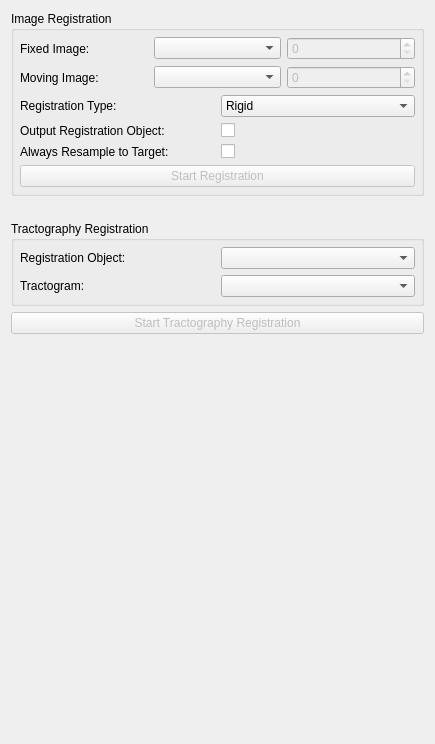
<?xml version="1.0" encoding="UTF-8"?>
<ui version="4.0">
 <class>QmitkSimpleRegistrationViewControls</class>
 <widget class="QWidget" name="QmitkSimpleRegistrationViewControls">
  <property name="geometry">
   <rect>
    <x>0</x>
    <y>0</y>
    <width>435</width>
    <height>744</height>
   </rect>
  </property>
  <property name="windowTitle">
   <string>Form</string>
  </property>
  <layout class="QGridLayout" name="gridLayout_2">
   <property name="verticalSpacing">
    <number>25</number>
   </property>
   <item row="13" column="0">
    <spacer name="verticalSpacer">
     <property name="orientation">
      <enum>Qt::Vertical</enum>
     </property>
     <property name="sizeHint" stdset="0">
      <size>
       <width>20</width>
       <height>40</height>
      </size>
     </property>
    </spacer>
   </item>
   <item row="3" column="0">
    <widget class="QGroupBox" name="groupBox_2">
     <property name="title">
      <string>Image Registration</string>
     </property>
     <layout class="QGridLayout" name="gridLayout_6">
      <property name="leftMargin">
       <number>6</number>
      </property>
      <property name="topMargin">
       <number>6</number>
      </property>
      <property name="rightMargin">
       <number>6</number>
      </property>
      <property name="bottomMargin">
       <number>6</number>
      </property>
      <item row="2" column="0">
       <widget class="QPushButton" name="m_RegistrationStartButton">
        <property name="enabled">
         <bool>false</bool>
        </property>
        <property name="toolTip">
         <string/>
        </property>
        <property name="text">
         <string>Start Registration</string>
        </property>
       </widget>
      </item>
      <item row="1" column="0">
       <widget class="QFrame" name="frame_2">
        <property name="frameShape">
         <enum>QFrame::NoFrame</enum>
        </property>
        <property name="frameShadow">
         <enum>QFrame::Raised</enum>
        </property>
        <layout class="QGridLayout" name="gridLayout_3">
         <property name="leftMargin">
          <number>0</number>
         </property>
         <property name="topMargin">
          <number>0</number>
         </property>
         <property name="rightMargin">
          <number>0</number>
         </property>
         <property name="bottomMargin">
          <number>0</number>
         </property>
         <item row="0" column="0">
          <widget class="QLabel" name="label_3">
           <property name="text">
            <string>Registration Type:</string>
           </property>
          </widget>
         </item>
         <item row="0" column="1">
          <widget class="QComboBox" name="m_RegBox">
           <item>
            <property name="text">
             <string>Rigid</string>
            </property>
           </item>
           <item>
            <property name="text">
             <string>Affine</string>
            </property>
           </item>
          </widget>
         </item>
         <item row="1" column="1">
          <widget class="QCheckBox" name="m_RegOutputBox">
           <property name="text">
            <string/>
           </property>
          </widget>
         </item>
         <item row="1" column="0">
          <widget class="QLabel" name="label_4">
           <property name="text">
            <string>Output Registration Object:</string>
           </property>
          </widget>
         </item>
         <item row="2" column="0">
          <widget class="QLabel" name="label_7">
           <property name="text">
            <string>Always Resample to Target:</string>
           </property>
          </widget>
         </item>
         <item row="2" column="1">
          <widget class="QCheckBox" name="m_ResampleBox">
           <property name="text">
            <string/>
           </property>
          </widget>
         </item>
        </layout>
       </widget>
      </item>
      <item row="0" column="0">
       <widget class="QFrame" name="frame">
        <property name="frameShape">
         <enum>QFrame::NoFrame</enum>
        </property>
        <property name="frameShadow">
         <enum>QFrame::Raised</enum>
        </property>
        <layout class="QGridLayout" name="gridLayout">
         <property name="leftMargin">
          <number>0</number>
         </property>
         <property name="topMargin">
          <number>0</number>
         </property>
         <property name="rightMargin">
          <number>0</number>
         </property>
         <property name="bottomMargin">
          <number>0</number>
         </property>
         <item row="1" column="1">
          <widget class="QmitkDataStorageComboBox" name="m_MovingImageBox"/>
         </item>
         <item row="1" column="0">
          <widget class="QLabel" name="label_2">
           <property name="text">
            <string>Moving Image:</string>
           </property>
          </widget>
         </item>
         <item row="0" column="1">
          <widget class="QmitkDataStorageComboBox" name="m_FixedImageBox"/>
         </item>
         <item row="1" column="2">
          <widget class="QSpinBox" name="m_MovingChannelBox">
           <property name="enabled">
            <bool>false</bool>
           </property>
           <property name="toolTip">
            <string>Select dMRI volume used to calculate transformation.</string>
           </property>
          </widget>
         </item>
         <item row="0" column="2">
          <widget class="QSpinBox" name="m_FixedChannelBox">
           <property name="enabled">
            <bool>false</bool>
           </property>
           <property name="toolTip">
            <string>Select dMRI volume used to calculate transformation.</string>
           </property>
          </widget>
         </item>
         <item row="0" column="0">
          <widget class="QLabel" name="label">
           <property name="text">
            <string>Fixed Image:</string>
           </property>
          </widget>
         </item>
        </layout>
       </widget>
      </item>
     </layout>
    </widget>
   </item>
   <item row="5" column="0">
    <widget class="QFrame" name="frame_3">
     <property name="frameShape">
      <enum>QFrame::NoFrame</enum>
     </property>
     <property name="frameShadow">
      <enum>QFrame::Raised</enum>
     </property>
     <layout class="QGridLayout" name="gridLayout_5">
      <property name="leftMargin">
       <number>0</number>
      </property>
      <property name="topMargin">
       <number>0</number>
      </property>
      <property name="rightMargin">
       <number>0</number>
      </property>
      <property name="bottomMargin">
       <number>0</number>
      </property>
      <item row="1" column="0">
       <widget class="QPushButton" name="m_TractoRegistrationStartButton">
        <property name="enabled">
         <bool>false</bool>
        </property>
        <property name="toolTip">
         <string/>
        </property>
        <property name="text">
         <string>Start Tractography Registration</string>
        </property>
       </widget>
      </item>
      <item row="0" column="0">
       <widget class="QGroupBox" name="groupBox">
        <property name="title">
         <string>Tractography Registration</string>
        </property>
        <layout class="QGridLayout" name="gridLayout_4">
         <property name="leftMargin">
          <number>6</number>
         </property>
         <property name="topMargin">
          <number>6</number>
         </property>
         <property name="rightMargin">
          <number>6</number>
         </property>
         <property name="bottomMargin">
          <number>6</number>
         </property>
         <item row="0" column="0">
          <widget class="QLabel" name="label_5">
           <property name="text">
            <string>Registration Object:</string>
           </property>
          </widget>
         </item>
         <item row="0" column="1">
          <widget class="QmitkDataStorageComboBox" name="m_RegObjectBox"/>
         </item>
         <item row="1" column="0">
          <widget class="QLabel" name="label_6">
           <property name="text">
            <string>Tractogram:</string>
           </property>
          </widget>
         </item>
         <item row="1" column="1">
          <widget class="QmitkDataStorageComboBox" name="m_TractoBox"/>
         </item>
        </layout>
       </widget>
      </item>
     </layout>
    </widget>
   </item>
  </layout>
 </widget>
 <customwidgets>
  <customwidget>
   <class>QmitkDataStorageComboBox</class>
   <extends>QComboBox</extends>
   <header location="global">QmitkDataStorageComboBox.h</header>
  </customwidget>
 </customwidgets>
 <resources/>
 <connections/>
</ui>
